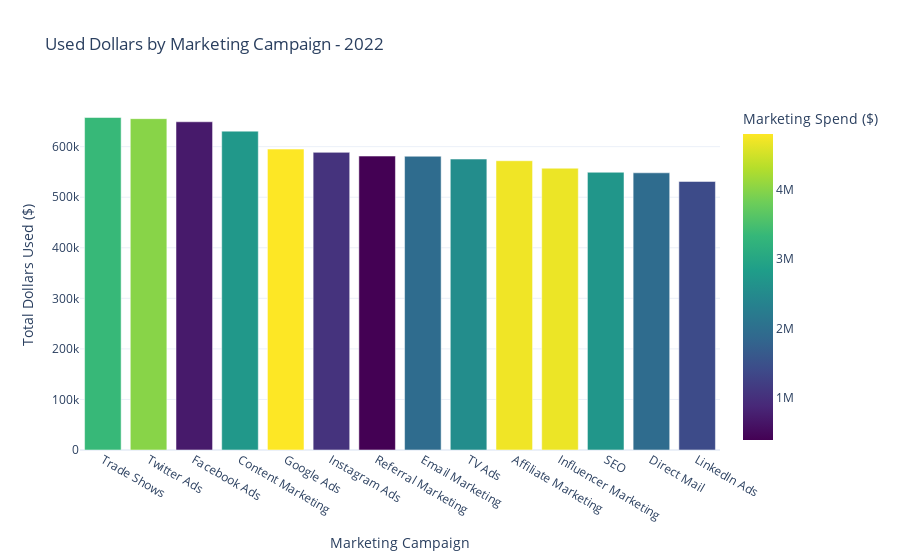
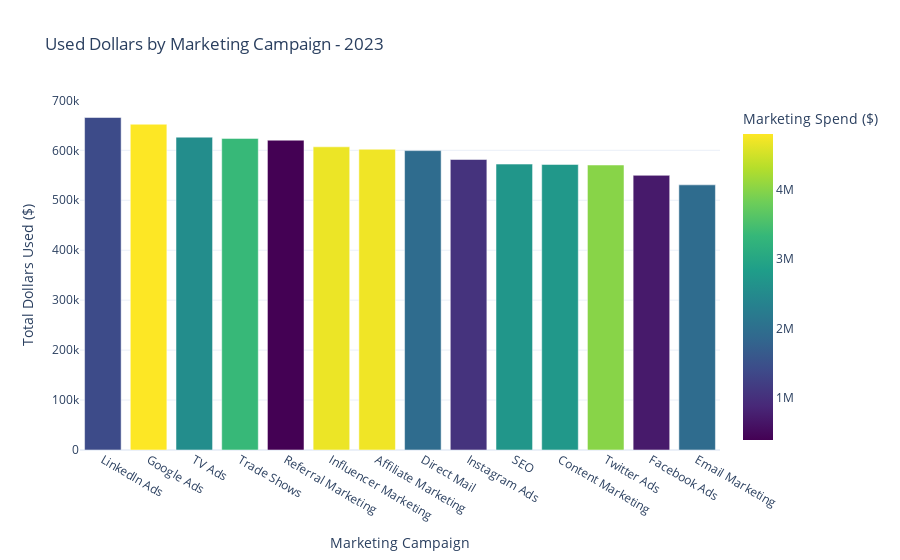

The notebook cell these images were saved under, in order:
### Code cell
# Function to create and show chart by year
def plot_by_year(year):
    df_year = filtered_df[filtered_df['year'] == year]
    grouped = (
        df_year.groupby(['name', 'spend'], as_index=False)['dollars_used']
        .sum()
        .sort_values(by='dollars_used', ascending=False)
    )
    fig = px.bar(
        grouped,
        x='name',
        y='dollars_used',
        color='spend',
        title=f'Used Dollars by Marketing Campaign - {year}',
        labels={
            'name': 'Marketing Campaign',
            'dollars_used': 'Total Dollars Used ($)',
            'spend': 'Marketing Spend ($)'
        },
        color_continuous_scale='Viridis'
    )
    fig.update_layout(
        xaxis_title='Marketing Campaign',
        yaxis_title='Total Dollars Used ($)',
        template='plotly_white',
        coloraxis_colorbar=dict(title='Marketing Spend ($)')
    )
    fig.show()

# Generate plots for available years
for year in sorted(filtered_df['year'].dropna().unique()):
    print(f"Displaying chart for year: {year}")
    plot_by_year(year)


print("Task 4 completed: Marketing performance analysis created")

### Figure 1 — Plotly figure (JSON) as saved in the notebook; plotly's stock layout.template omitted (floating-point values rounded to 4 significant figures)
{"data": [{"alignmentgroup": "True", "hovertemplate": "Marketing Campaign=%{x}<br>Total Dollars Used ($)=%{y}<br>Marketing Spend ($)=%{marker.color}<extra></extra>", "legendgroup": "", "marker": {"color": [3344380, 3996752, 704391, 2728930, 4798711, 1042189, 394522, 1944841, 2539860, 4708501, 4684571, 2703354, 1934130, 1404633], "coloraxis": "coloraxis", "pattern": {"shape": ""}}, "name": "", "offsetgroup": "", "orientation": "v", "showlegend": false, "textposition": "auto", "type": "bar", "x": ["Trade Shows", "Twitter Ads", "Facebook Ads", "Content Marketing", "Google Ads", "Instagram Ads", "Referral Marketing", "Email Marketing", "TV Ads", "Affiliate Marketing", "Influencer Marketing", "SEO", "Direct Mail", "LinkedIn Ads"], "xaxis": "x", "y": [657697, 655450, 649236, 630712, 595255, 588742, 581406, 581075, 575509, 572208, 557435, 549389, 548295, 531186], "yaxis": "y"}], "layout": {"barmode": "relative", "coloraxis": {"colorbar": {"title": {"text": "Marketing Spend ($)"}}, "colorscale": [[0, "#440154"], [0.1111, "#482878"], [0.2222, "#3e4989"], [0.3333, "#31688e"], [0.4444, "#26828e"], [0.5556, "#1f9e89"], [0.6667, "#35b779"], [0.7778, "#6ece58"], [0.8889, "#b5de2b"], [1, "#fde725"]]}, "legend": {"tracegroupgap": 0}, "title": {"text": "Used Dollars by Marketing Campaign - 2022"}, "xaxis": {"anchor": "y", "domain": [0, 1], "title": {"text": "Marketing Campaign"}}, "yaxis": {"anchor": "x", "domain": [0, 1], "title": {"text": "Total Dollars Used ($)"}}}}

### Figure 2 — Plotly figure (JSON) as saved in the notebook; plotly's stock layout.template omitted (floating-point values rounded to 4 significant figures)
{"data": [{"alignmentgroup": "True", "hovertemplate": "Marketing Campaign=%{x}<br>Total Dollars Used ($)=%{y}<br>Marketing Spend ($)=%{marker.color}<extra></extra>", "legendgroup": "", "marker": {"color": [1404633, 4798711, 2539860, 3344380, 394522, 4684571, 4708501, 1934130, 1042189, 2703354, 2728930, 3996752, 704391, 1944841], "coloraxis": "coloraxis", "pattern": {"shape": ""}}, "name": "", "offsetgroup": "", "orientation": "v", "showlegend": false, "textposition": "auto", "type": "bar", "x": ["LinkedIn Ads", "Google Ads", "TV Ads", "Trade Shows", "Referral Marketing", "Influencer Marketing", "Affiliate Marketing", "Direct Mail", "Instagram Ads", "SEO", "Content Marketing", "Twitter Ads", "Facebook Ads", "Email Marketing"], "xaxis": "x", "y": [665741, 652284, 626397, 623900, 620283, 607056, 602112, 599433, 581666, 572477, 571715, 570624, 549924, 530894], "yaxis": "y"}], "layout": {"barmode": "relative", "coloraxis": {"colorbar": {"title": {"text": "Marketing Spend ($)"}}, "colorscale": [[0, "#440154"], [0.1111, "#482878"], [0.2222, "#3e4989"], [0.3333, "#31688e"], [0.4444, "#26828e"], [0.5556, "#1f9e89"], [0.6667, "#35b779"], [0.7778, "#6ece58"], [0.8889, "#b5de2b"], [1, "#fde725"]]}, "legend": {"tracegroupgap": 0}, "title": {"text": "Used Dollars by Marketing Campaign - 2023"}, "xaxis": {"anchor": "y", "domain": [0, 1], "title": {"text": "Marketing Campaign"}}, "yaxis": {"anchor": "x", "domain": [0, 1], "title": {"text": "Total Dollars Used ($)"}}}}
